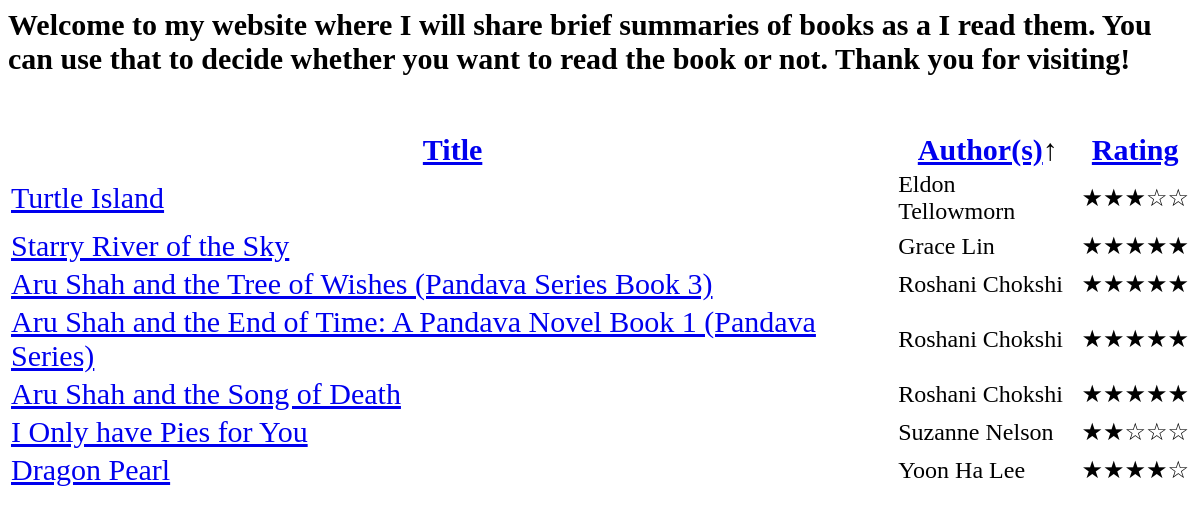
The app's page /index.php?sort=authors with its own data.
### tables this page shows
CREATE TABLE `books` (
  `id` int(11) NOT NULL,
  `title` varchar(100) NOT NULL,
  `authors` varchar(100) NOT NULL,
  `rating` int(11) NOT NULL,
  `description` varchar(4000) NOT NULL,
  `link` varchar(1024) NOT NULL,
  `image_link` varchar(1024) NOT NULL
);

### book_list.php (called while the page is built, shortened)
<?php
function GetBookListSortedOnAuthor($sortOrder) {
    $query = $sortOrder == ASCENDING ?
        'SELECT * FROM books ORDER BY authors' :
        'SELECT * FROM books ORDER BY authors DESC';
    return GetBookListFromResults(GetResultsForQuery($query));
}
function GetBookListFromResults($rows) {
    $books = array();
    foreach ($rows as $row) {
        $book = new Book();
        $book->id = $row['id'];
        $book->title = $row['title'];
        $book->authors = $row['authors'];
        $book->rating = Book::$rating_values[$row['rating']];
        $book->description = $row['description'];
        $book->imageLink = $row['image_link'];
        $book->link = $row['link'];
        $books[] = $book;
    }
    return $books;
}
?>

### database_utils.php (called while the page is built, shortened)
<?php
function Connect() {
    if(!($connection = mysqli_connect('localhost', 'root', '', 'reviews'))) {
        die("Database connection failed");
    }
    return $connection;
}
function GetResultsForQuery(string $query) {
    $connection = Connect();
    $result = mysqli_query($connection, $query);
    $rows = array();
    $rowCount = $result->num_rows;
    for ($i = 0; $i < $rowCount; $i++) {
        $rows[] = mysqli_fetch_assoc($result);
    }
    return $rows;
}
?>

### book_list_view.php (the view, shortened to what this page needs)
<?php
require_once 'book_list.php';
function GetBookListView($bookList, $sortKey, $sortOrder) {
    $tokens[ASCENDING] = '&#8593;';
    $tokens[DESCENDING] = '&#8595;';
    $orderToken = $tokens[$sortOrder];
    $sortToken = array();
    $columnNames = array('title', 'authors', 'rating');
    for ($i = 0; $i < count($columnNames); $i++)
        $sortToken[] = (strcmp($sortKey, $columnNames[$i]) == 0) ? $orderToken : '';
    $body = <<<XML
        <table class="master">
            <tr>
                <th>
                    <p class="title">
                        <a data-toggle="tooltip" title="Sort on Title" href="index.php?sort=title">Title</a>$sortToken[0]
                    </p>
                </th>
                <th>
                    <p class="title">
                        <a data-toggle="tooltip" title="Sort on Author(s)" href="index.php?sort=authors">Author(s)</a>$sortToken[1]
                    </p>
                </th><th>
                    <p class="title">
                        <a data-toggle="tooltip" title="Sort on Rating" href="index.php?sort=rating">Rating</a>$sortToken[2]
                    </p>
                </th>
            </tr>
        XML;
    foreach ($bookList as $book) {
        $body = $body.<<< _END
        <tr>
            <td>
                <p class="title">
                    <a href="index.php?id=$book->id">$book->title</a>
                </p>
            </td>
            <td><p class="authors">$book->authors</p></td>
            <td><p class="authors">$book->rating</p></td>
        </tr>
        _END;
    }
    $body = $body.'</table>';
    return $body;
}
?>

### styles.css (style rules this page uses)
body { background-color: white; color: black; }
p.title { font-size: 30px; font-style: normal; font-family: cursive; }
p.authors { font-size: 24px; font-family:cursive; text-align: left; }
table.master { table-layout: auto; width: 100%; }

### records on screen
books: title "Turtle Island", authors "Eldon Tellowmorn", rating "★★★☆☆"
books: title "Starry River of the Sky", authors "Grace Lin", rating "★★★★★"
books: title "Aru Shah and the Tree of Wishes (Pandava Series Book 3)", authors "Roshani Chokshi", rating "★★★★★"
books: title "Aru Shah and the End of Time: A Pandava Novel Book 1 (Pandava Series)", authors "Roshani Chokshi", rating "★★★★★"
books: title "Aru Shah and the Song of Death", authors "Roshani Chokshi", rating "★★★★★"
books: title "I Only have Pies for You", authors "Suzanne Nelson", rating "★★☆☆☆"
books: title "Dragon Pearl", authors "Yoon Ha Lee", rating "★★★★☆"

### other values on screen
$sortToken[1] "↑"
